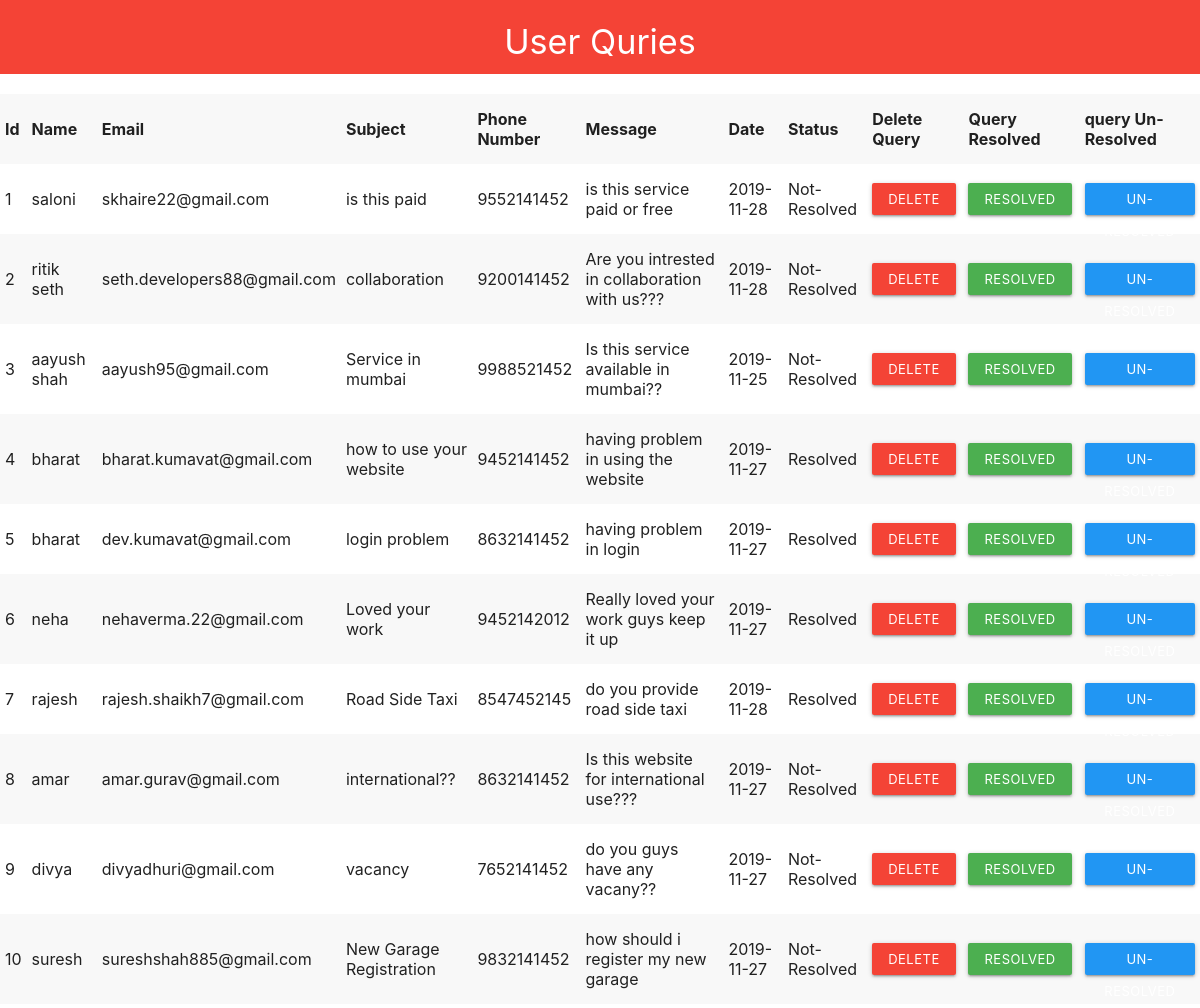
/viewquery.php (signed in), run on the app's committed database.
### tables this page shows
CREATE TABLE `user_query` (
  `id` int(11) NOT NULL,
  `name` varchar(255) NOT NULL,
  `email` varchar(255) NOT NULL,
  `subject` varchar(255) NOT NULL,
  `phoneno` varchar(10) NOT NULL,
  `message` longtext NOT NULL,
  `date` date NOT NULL,
  `resolved` varchar(255) NOT NULL
);

### viewquery.php (the view, shortened to what this page needs)
<?php
    include('dbh.php');
$Sqq = "SELECT * FROM user_query";
$re = mysqli_query($db, $Sqq);
$total = mysqli_num_rows($re);
if ($total !=0) {
	?>
	<table class="striped">
		<tr>
			<td><b>Id</b></td>
			<td><b>Name</b></td>
			<td><b>Email</b></td>
			<td><b>Subject</b></td>
			<td><b>Phone Number</b></td>
			<td><b>Message</b></td>
			<td><b>Date</b></td>
			<td><b>Status</b></td>
			<td><b>Delete Query</b></td>
			<td><b>Query Resolved</b></td>
			<td><b>query Un-Resolved</b></td>
		</tr>
		<?php
		while ($row = mysqli_fetch_assoc($re)) {
			echo "<tr>
					<td>".$row['id']."</td>
					<td>".$row['name']."</td>
					<td>".$row['email']."</td>
					<td>".$row['subject']."</td>
					<td>".$row['phoneno']."</td>
					<td>".$row['message']."</td>
					<td>".$row['date']."</td>
					<td>".$row['resolved']."</td>
					<td><a href='deletequery.php?&id=$row[id]&fn=$row[name]&em=$row[email]&su=$row[subject]&co=$row[phoneno]&ms=$row[message]&da=$row[date]' class='btn btn-small red' onclick='return delet()'>Delete</a></td>
					<td><a href='resolvequery.php?id=$row[id]&rs=$row[resolved]' class='btn btn-small green' onclick='return resolve()'>Resolved</a></td>
			      <td><a href='unresolvequery.php?id=$row[id]&rs=$row[resolved]' class='btn btn-small blue' onclick='return unresolve()'>Un-Resolved</a></td>
			      </tr>";
		}
}
?>
<!DOCTYPE html>
<html>
<head>
	<link rel="stylesheet" type="text/css" href="css/materialize.min.css">
</head>
<body>
<div class="row">
	<div class="col l12 s12 red">
		<h4 class="center white-text">User Quries</h4>
	</div>
</div>
</table>
</body>
</html>

### data on the page
user_query: id "1", name "saloni", email "skhaire22@gmail.com", subject "is this paid", phoneno "9552141452", message "is this service paid or free", date "2019-11-28", resolved "Not-Resolved"
user_query: id "2", name "ritik seth", email "seth.developers88@gmail.com", subject "collaboration", phoneno "9200141452", message "Are you intrested in collaboration with us???", date "2019-11-28", resolved "Not-Resolved"
user_query: id "3", name "aayush shah", email "aayush95@gmail.com", subject "Service in mumbai", phoneno "9988521452", message "Is this service available in mumbai??", date "2019-11-25", resolved "Not-Resolved"
user_query: id "4", name "bharat", email "bharat.kumavat@gmail.com", subject "how to use your website", phoneno "9452141452", message "having problem in using the website", date "2019-11-27", resolved "Resolved"
user_query: id "5", name "bharat", email "dev.kumavat@gmail.com", subject "login problem", phoneno "8632141452", message "having problem in login", date "2019-11-27", resolved "Resolved"
user_query: id "6", name "neha", email "nehaverma.22@gmail.com", subject "Loved your work", phoneno "9452142012", message "Really loved your work guys keep it up", date "2019-11-27", resolved "Resolved"
user_query: id "7", name "rajesh", email "rajesh.shaikh7@gmail.com", subject "Road Side Taxi", phoneno "8547452145", message "do you provide road side taxi", date "2019-11-28", resolved "Resolved"
user_query: id "8", name "amar", email "amar.gurav@gmail.com", subject "international??", phoneno "8632141452", message "Is this website for international use???", date "2019-11-27", resolved "Not-Resolved"
user_query: id "9", name "divya", email "divyadhuri@gmail.com", subject "vacancy", phoneno "7652141452", message "do you guys have any vacany??", date "2019-11-27", resolved "Not-Resolved"
user_query: id "10", name "suresh", email "sureshshah885@gmail.com", subject "New Garage Registration", phoneno "9832141452", message "how should i register my new garage", date "2019-11-27", resolved "Not-Resolved"
